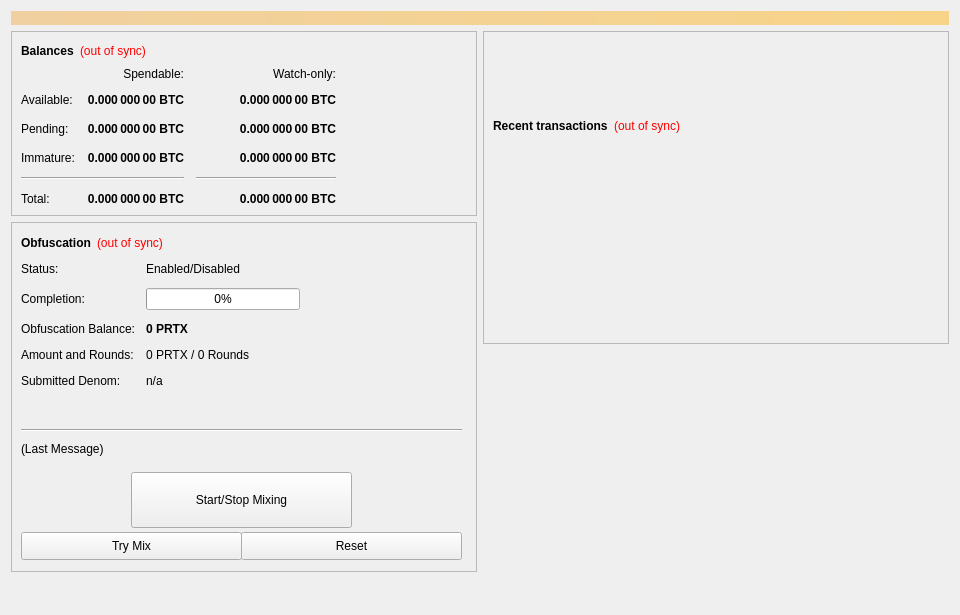
<?xml version="1.0" encoding="UTF-8"?>
<ui version="4.0">
 <class>OverviewPage</class>
 <widget class="QWidget" name="OverviewPage">
  <property name="geometry">
   <rect>
    <x>0</x>
    <y>0</y>
    <width>960</width>
    <height>615</height>
   </rect>
  </property>
  <property name="minimumSize">
   <size>
    <width>960</width>
    <height>0</height>
   </size>
  </property>
  <property name="windowTitle">
   <string>Form</string>
  </property>
  <layout class="QVBoxLayout" name="topLayout">
   <item>
    <widget class="QLabel" name="labelAlerts">
     <property name="visible">
      <bool>false</bool>
     </property>
     <property name="styleSheet">
      <string notr="true">background-color: qlineargradient(x1: 0, y1: 0, x2: 1, y2: 0, stop:0 #F0D0A0, stop:1 #F8D488); color:#000000;</string>
     </property>
     <property name="wordWrap">
      <bool>true</bool>
     </property>
     <property name="margin">
      <number>3</number>
     </property>
    </widget>
   </item>
   <item>
    <layout class="QHBoxLayout" name="horizontalLayout" stretch="1,1">
     <item>
      <layout class="QVBoxLayout" name="verticalLayout_2">
       <item>
        <widget class="QFrame" name="frame">
         <property name="frameShape">
          <enum>QFrame::StyledPanel</enum>
         </property>
         <property name="frameShadow">
          <enum>QFrame::Raised</enum>
         </property>
         <layout class="QVBoxLayout" name="verticalLayout_4">
          <item>
           <layout class="QHBoxLayout" name="horizontalLayout_4">
            <item>
             <widget class="QLabel" name="label_5">
              <property name="font">
               <font>
                <weight>75</weight>
                <bold>true</bold>
               </font>
              </property>
              <property name="text">
               <string>Balances</string>
              </property>
             </widget>
            </item>
            <item>
             <widget class="QLabel" name="labelWalletStatus">
              <property name="cursor">
               <cursorShape>WhatsThisCursor</cursorShape>
              </property>
              <property name="toolTip">
               <string>The displayed information may be out of date. Your wallet automatically synchronizes with the Printex network after a connection is established, but this process has not completed yet.</string>
              </property>
              <property name="styleSheet">
               <string notr="true">QLabel { color: red; }</string>
              </property>
              <property name="text">
               <string notr="true">(out of sync)</string>
              </property>
              <property name="alignment">
               <set>Qt::AlignLeading|Qt::AlignLeft|Qt::AlignVCenter</set>
              </property>
             </widget>
            </item>
            <item>
             <spacer name="horizontalSpacer_3">
              <property name="orientation">
               <enum>Qt::Horizontal</enum>
              </property>
              <property name="sizeHint" stdset="0">
               <size>
                <width>40</width>
                <height>20</height>
               </size>
              </property>
             </spacer>
            </item>
           </layout>
          </item>
          <item>
           <layout class="QGridLayout" name="gridLayout">
            <property name="spacing">
             <number>12</number>
            </property>
            <item row="2" column="2">
             <widget class="QLabel" name="labelWatchPending">
              <property name="font">
               <font>
                <weight>75</weight>
                <bold>true</bold>
               </font>
              </property>
              <property name="cursor">
               <cursorShape>IBeamCursor</cursorShape>
              </property>
              <property name="toolTip">
               <string>Unconfirmed transactions to watch-only addresses</string>
              </property>
              <property name="text">
               <string notr="true">0.000 000 00 BTC</string>
              </property>
              <property name="alignment">
               <set>Qt::AlignRight|Qt::AlignTrailing|Qt::AlignVCenter</set>
              </property>
              <property name="textInteractionFlags">
               <set>Qt::LinksAccessibleByMouse|Qt::TextSelectableByKeyboard|Qt::TextSelectableByMouse</set>
              </property>
             </widget>
            </item>
            <item row="2" column="1">
             <widget class="QLabel" name="labelUnconfirmed">
              <property name="font">
               <font>
                <weight>75</weight>
                <bold>true</bold>
               </font>
              </property>
              <property name="cursor">
               <cursorShape>IBeamCursor</cursorShape>
              </property>
              <property name="toolTip">
               <string>Total of transactions that have yet to be confirmed, and do not yet count toward the spendable balance</string>
              </property>
              <property name="text">
               <string notr="true">0.000 000 00 BTC</string>
              </property>
              <property name="alignment">
               <set>Qt::AlignRight|Qt::AlignTrailing|Qt::AlignVCenter</set>
              </property>
              <property name="textInteractionFlags">
               <set>Qt::LinksAccessibleByMouse|Qt::TextSelectableByKeyboard|Qt::TextSelectableByMouse</set>
              </property>
             </widget>
            </item>
            <item row="3" column="2">
             <widget class="QLabel" name="labelWatchImmature">
              <property name="font">
               <font>
                <weight>75</weight>
                <bold>true</bold>
               </font>
              </property>
              <property name="cursor">
               <cursorShape>IBeamCursor</cursorShape>
              </property>
              <property name="toolTip">
               <string>Staked or masternode rewards in watch-only addresses that has not yet matured</string>
              </property>
              <property name="text">
               <string notr="true">0.000 000 00 BTC</string>
              </property>
              <property name="alignment">
               <set>Qt::AlignRight|Qt::AlignTrailing|Qt::AlignVCenter</set>
              </property>
              <property name="textInteractionFlags">
               <set>Qt::LinksAccessibleByMouse|Qt::TextSelectableByKeyboard|Qt::TextSelectableByMouse</set>
              </property>
             </widget>
            </item>
            <item row="4" column="0" colspan="2">
             <widget class="Line" name="lineSpendableBalance">
              <property name="orientation">
               <enum>Qt::Horizontal</enum>
              </property>
             </widget>
            </item>
            <item row="4" column="2">
             <widget class="Line" name="lineWatchBalance">
              <property name="sizePolicy">
               <sizepolicy hsizetype="Preferred" vsizetype="Fixed">
                <horstretch>0</horstretch>
                <verstretch>0</verstretch>
               </sizepolicy>
              </property>
              <property name="minimumSize">
               <size>
                <width>140</width>
                <height>0</height>
               </size>
              </property>
              <property name="orientation">
               <enum>Qt::Horizontal</enum>
              </property>
             </widget>
            </item>
            <item row="5" column="0">
             <widget class="QLabel" name="labelTotalText">
              <property name="text">
               <string>Total:</string>
              </property>
             </widget>
            </item>
            <item row="3" column="1">
             <widget class="QLabel" name="labelImmature">
              <property name="font">
               <font>
                <weight>75</weight>
                <bold>true</bold>
               </font>
              </property>
              <property name="cursor">
               <cursorShape>IBeamCursor</cursorShape>
              </property>
              <property name="toolTip">
               <string>Staked or masternode rewards that has not yet matured</string>
              </property>
              <property name="text">
               <string notr="true">0.000 000 00 BTC</string>
              </property>
              <property name="alignment">
               <set>Qt::AlignRight|Qt::AlignTrailing|Qt::AlignVCenter</set>
              </property>
              <property name="textInteractionFlags">
               <set>Qt::LinksAccessibleByMouse|Qt::TextSelectableByKeyboard|Qt::TextSelectableByMouse</set>
              </property>
             </widget>
            </item>
            <item row="2" column="3">
             <spacer name="horizontalSpacer_2">
              <property name="orientation">
               <enum>Qt::Horizontal</enum>
              </property>
              <property name="sizeHint" stdset="0">
               <size>
                <width>40</width>
                <height>20</height>
               </size>
              </property>
             </spacer>
            </item>
            <item row="3" column="0">
             <widget class="QLabel" name="labelImmatureText">
              <property name="text">
               <string>Immature:</string>
              </property>
             </widget>
            </item>
            <item row="5" column="1">
             <widget class="QLabel" name="labelTotal">
              <property name="font">
               <font>
                <weight>75</weight>
                <bold>true</bold>
               </font>
              </property>
              <property name="cursor">
               <cursorShape>IBeamCursor</cursorShape>
              </property>
              <property name="toolTip">
               <string>Your current total balance</string>
              </property>
              <property name="text">
               <string notr="true">0.000 000 00 BTC</string>
              </property>
              <property name="alignment">
               <set>Qt::AlignRight|Qt::AlignTrailing|Qt::AlignVCenter</set>
              </property>
              <property name="textInteractionFlags">
               <set>Qt::LinksAccessibleByMouse|Qt::TextSelectableByKeyboard|Qt::TextSelectableByMouse</set>
              </property>
             </widget>
            </item>
            <item row="5" column="2">
             <widget class="QLabel" name="labelWatchTotal">
              <property name="font">
               <font>
                <weight>75</weight>
                <bold>true</bold>
               </font>
              </property>
              <property name="cursor">
               <cursorShape>IBeamCursor</cursorShape>
              </property>
              <property name="toolTip">
               <string>Current total balance in watch-only addresses</string>
              </property>
              <property name="text">
               <string notr="true">0.000 000 00 BTC</string>
              </property>
              <property name="alignment">
               <set>Qt::AlignRight|Qt::AlignTrailing|Qt::AlignVCenter</set>
              </property>
              <property name="textInteractionFlags">
               <set>Qt::LinksAccessibleByMouse|Qt::TextSelectableByKeyboard|Qt::TextSelectableByMouse</set>
              </property>
             </widget>
            </item>
            <item row="0" column="2">
             <widget class="QLabel" name="labelWatchonly">
              <property name="text">
               <string>Watch-only:</string>
              </property>
              <property name="alignment">
               <set>Qt::AlignRight|Qt::AlignTrailing|Qt::AlignVCenter</set>
              </property>
             </widget>
            </item>
            <item row="1" column="0">
             <widget class="QLabel" name="labelBalanceText">
              <property name="text">
               <string>Available:</string>
              </property>
             </widget>
            </item>
            <item row="1" column="1">
             <widget class="QLabel" name="labelBalance">
              <property name="font">
               <font>
                <weight>75</weight>
                <bold>true</bold>
               </font>
              </property>
              <property name="cursor">
               <cursorShape>IBeamCursor</cursorShape>
              </property>
              <property name="toolTip">
               <string>Your current spendable balance</string>
              </property>
              <property name="text">
               <string notr="true">0.000 000 00 BTC</string>
              </property>
              <property name="alignment">
               <set>Qt::AlignRight|Qt::AlignTrailing|Qt::AlignVCenter</set>
              </property>
              <property name="textInteractionFlags">
               <set>Qt::LinksAccessibleByMouse|Qt::TextSelectableByKeyboard|Qt::TextSelectableByMouse</set>
              </property>
             </widget>
            </item>
            <item row="1" column="2">
             <widget class="QLabel" name="labelWatchAvailable">
              <property name="font">
               <font>
                <weight>75</weight>
                <bold>true</bold>
               </font>
              </property>
              <property name="cursor">
               <cursorShape>IBeamCursor</cursorShape>
              </property>
              <property name="toolTip">
               <string>Your current balance in watch-only addresses</string>
              </property>
              <property name="text">
               <string notr="true">0.000 000 00 BTC</string>
              </property>
              <property name="alignment">
               <set>Qt::AlignRight|Qt::AlignTrailing|Qt::AlignVCenter</set>
              </property>
              <property name="textInteractionFlags">
               <set>Qt::LinksAccessibleByMouse|Qt::TextSelectableByKeyboard|Qt::TextSelectableByMouse</set>
              </property>
             </widget>
            </item>
            <item row="2" column="0">
             <widget class="QLabel" name="labelPendingText">
              <property name="text">
               <string>Pending:</string>
              </property>
             </widget>
            </item>
            <item row="0" column="1">
             <widget class="QLabel" name="labelSpendable">
              <property name="text">
               <string>Spendable:</string>
              </property>
              <property name="alignment">
               <set>Qt::AlignRight|Qt::AlignTrailing|Qt::AlignVCenter</set>
              </property>
             </widget>
            </item>
           </layout>
          </item>
         </layout>
        </widget>
       </item>
       <item>
        <widget class="QFrame" name="frameObfuscation">
         <property name="minimumSize">
          <size>
           <width>0</width>
           <height>350</height>
          </size>
         </property>
         <property name="layoutDirection">
          <enum>Qt::LeftToRight</enum>
         </property>
         <property name="frameShape">
          <enum>QFrame::StyledPanel</enum>
         </property>
         <property name="frameShadow">
          <enum>QFrame::Raised</enum>
         </property>
         <widget class="QWidget" name="formLayoutWidget">
          <property name="geometry">
           <rect>
            <x>10</x>
            <y>40</y>
            <width>451</width>
            <height>161</height>
           </rect>
          </property>
          <layout class="QFormLayout" name="formLayout">
           <property name="fieldGrowthPolicy">
            <enum>QFormLayout::AllNonFixedFieldsGrow</enum>
           </property>
           <property name="horizontalSpacing">
            <number>11</number>
           </property>
           <property name="verticalSpacing">
            <number>12</number>
           </property>
           <item row="0" column="0">
            <widget class="QLabel" name="label_6">
             <property name="text">
              <string>Status:</string>
             </property>
            </widget>
           </item>
           <item row="1" column="0">
            <widget class="QLabel" name="label_7">
             <property name="text">
              <string>Completion:</string>
             </property>
            </widget>
           </item>
           <item row="1" column="1">
            <widget class="QProgressBar" name="obfuscationProgress">
             <property name="maximumSize">
              <size>
               <width>154</width>
               <height>16777215</height>
              </size>
             </property>
             <property name="value">
              <number>0</number>
             </property>
            </widget>
           </item>
           <item row="2" column="0">
            <widget class="QLabel" name="labelAnonymizedText">
             <property name="text">
              <string>Obfuscation Balance:</string>
             </property>
            </widget>
           </item>
           <item row="2" column="1">
            <widget class="QLabel" name="labelAnonymized">
             <property name="font">
              <font>
               <weight>75</weight>
               <bold>true</bold>
              </font>
             </property>
             <property name="text">
              <string notr="true">0 PRTX</string>
             </property>
            </widget>
           </item>
           <item row="3" column="0">
            <widget class="QLabel" name="label_8">
             <property name="text">
              <string>Amount and Rounds:</string>
             </property>
            </widget>
           </item>
           <item row="3" column="1">
            <widget class="QLabel" name="labelAmountRounds">
             <property name="text">
              <string>0 PRTX / 0 Rounds</string>
             </property>
            </widget>
           </item>
           <item row="4" column="0">
            <widget class="QLabel" name="label_9">
             <property name="text">
              <string>Submitted Denom:</string>
             </property>
            </widget>
           </item>
           <item row="4" column="1">
            <widget class="QLabel" name="labelSubmittedDenom">
             <property name="toolTip">
              <string>The denominations you submitted to the Masternode.&lt;br&gt;To mix, other users must submit the exact same denominations.</string>
             </property>
             <property name="text">
              <string>n/a</string>
             </property>
            </widget>
           </item>
           <item row="0" column="1">
            <widget class="QLabel" name="obfuscationEnabled">
             <property name="text">
              <string>Enabled/Disabled</string>
             </property>
            </widget>
           </item>
          </layout>
         </widget>
         <widget class="QPushButton" name="runAutoDenom">
          <property name="geometry">
           <rect>
            <x>251</x>
            <y>17</y>
            <width>1</width>
            <height>1</height>
           </rect>
          </property>
          <property name="palette">
           <palette>
            <active>
             <colorrole role="WindowText">
              <brush brushstyle="SolidPattern">
               <color alpha="255">
                <red>0</red>
                <green>0</green>
                <blue>0</blue>
               </color>
              </brush>
             </colorrole>
             <colorrole role="Button">
              <brush brushstyle="SolidPattern">
               <color alpha="255">
                <red>239</red>
                <green>238</green>
                <blue>238</blue>
               </color>
              </brush>
             </colorrole>
             <colorrole role="Light">
              <brush brushstyle="SolidPattern">
               <color alpha="255">
                <red>255</red>
                <green>255</green>
                <blue>255</blue>
               </color>
              </brush>
             </colorrole>
             <colorrole role="Midlight">
              <brush brushstyle="SolidPattern">
               <color alpha="255">
                <red>247</red>
                <green>246</green>
                <blue>246</blue>
               </color>
              </brush>
             </colorrole>
             <colorrole role="Dark">
              <brush brushstyle="SolidPattern">
               <color alpha="255">
                <red>119</red>
                <green>119</green>
                <blue>119</blue>
               </color>
              </brush>
             </colorrole>
             <colorrole role="Mid">
              <brush brushstyle="SolidPattern">
               <color alpha="255">
                <red>159</red>
                <green>159</green>
                <blue>159</blue>
               </color>
              </brush>
             </colorrole>
             <colorrole role="Text">
              <brush brushstyle="SolidPattern">
               <color alpha="255">
                <red>0</red>
                <green>0</green>
                <blue>0</blue>
               </color>
              </brush>
             </colorrole>
             <colorrole role="BrightText">
              <brush brushstyle="SolidPattern">
               <color alpha="255">
                <red>255</red>
                <green>255</green>
                <blue>255</blue>
               </color>
              </brush>
             </colorrole>
             <colorrole role="ButtonText">
              <brush brushstyle="SolidPattern">
               <color alpha="255">
                <red>0</red>
                <green>0</green>
                <blue>0</blue>
               </color>
              </brush>
             </colorrole>
             <colorrole role="Base">
              <brush brushstyle="SolidPattern">
               <color alpha="255">
                <red>255</red>
                <green>255</green>
                <blue>255</blue>
               </color>
              </brush>
             </colorrole>
             <colorrole role="Window">
              <brush brushstyle="SolidPattern">
               <color alpha="255">
                <red>239</red>
                <green>238</green>
                <blue>238</blue>
               </color>
              </brush>
             </colorrole>
             <colorrole role="Shadow">
              <brush brushstyle="SolidPattern">
               <color alpha="255">
                <red>0</red>
                <green>0</green>
                <blue>0</blue>
               </color>
              </brush>
             </colorrole>
             <colorrole role="AlternateBase">
              <brush brushstyle="SolidPattern">
               <color alpha="255">
                <red>247</red>
                <green>246</green>
                <blue>246</blue>
               </color>
              </brush>
             </colorrole>
             <colorrole role="ToolTipBase">
              <brush brushstyle="SolidPattern">
               <color alpha="255">
                <red>255</red>
                <green>255</green>
                <blue>220</blue>
               </color>
              </brush>
             </colorrole>
             <colorrole role="ToolTipText">
              <brush brushstyle="SolidPattern">
               <color alpha="255">
                <red>0</red>
                <green>0</green>
                <blue>0</blue>
               </color>
              </brush>
             </colorrole>
            </active>
            <inactive>
             <colorrole role="WindowText">
              <brush brushstyle="SolidPattern">
               <color alpha="255">
                <red>0</red>
                <green>0</green>
                <blue>0</blue>
               </color>
              </brush>
             </colorrole>
             <colorrole role="Button">
              <brush brushstyle="SolidPattern">
               <color alpha="255">
                <red>239</red>
                <green>238</green>
                <blue>238</blue>
               </color>
              </brush>
             </colorrole>
             <colorrole role="Light">
              <brush brushstyle="SolidPattern">
               <color alpha="255">
                <red>255</red>
                <green>255</green>
                <blue>255</blue>
               </color>
              </brush>
             </colorrole>
             <colorrole role="Midlight">
              <brush brushstyle="SolidPattern">
               <color alpha="255">
                <red>247</red>
                <green>246</green>
                <blue>246</blue>
               </color>
              </brush>
             </colorrole>
             <colorrole role="Dark">
              <brush brushstyle="SolidPattern">
               <color alpha="255">
                <red>119</red>
                <green>119</green>
                <blue>119</blue>
               </color>
              </brush>
             </colorrole>
             <colorrole role="Mid">
              <brush brushstyle="SolidPattern">
               <color alpha="255">
                <red>159</red>
                <green>159</green>
                <blue>159</blue>
               </color>
              </brush>
             </colorrole>
             <colorrole role="Text">
              <brush brushstyle="SolidPattern">
               <color alpha="255">
                <red>0</red>
                <green>0</green>
                <blue>0</blue>
               </color>
              </brush>
             </colorrole>
             <colorrole role="BrightText">
              <brush brushstyle="SolidPattern">
               <color alpha="255">
                <red>255</red>
                <green>255</green>
                <blue>255</blue>
               </color>
              </brush>
             </colorrole>
             <colorrole role="ButtonText">
              <brush brushstyle="SolidPattern">
               <color alpha="255">
                <red>0</red>
                <green>0</green>
                <blue>0</blue>
               </color>
              </brush>
             </colorrole>
             <colorrole role="Base">
              <brush brushstyle="SolidPattern">
               <color alpha="255">
                <red>255</red>
                <green>255</green>
                <blue>255</blue>
               </color>
              </brush>
             </colorrole>
             <colorrole role="Window">
              <brush brushstyle="SolidPattern">
               <color alpha="255">
                <red>239</red>
                <green>238</green>
                <blue>238</blue>
               </color>
              </brush>
             </colorrole>
             <colorrole role="Shadow">
              <brush brushstyle="SolidPattern">
               <color alpha="255">
                <red>0</red>
                <green>0</green>
                <blue>0</blue>
               </color>
              </brush>
             </colorrole>
             <colorrole role="AlternateBase">
              <brush brushstyle="SolidPattern">
               <color alpha="255">
                <red>247</red>
                <green>246</green>
                <blue>246</blue>
               </color>
              </brush>
             </colorrole>
             <colorrole role="ToolTipBase">
              <brush brushstyle="SolidPattern">
               <color alpha="255">
                <red>255</red>
                <green>255</green>
                <blue>220</blue>
               </color>
              </brush>
             </colorrole>
             <colorrole role="ToolTipText">
              <brush brushstyle="SolidPattern">
               <color alpha="255">
                <red>0</red>
                <green>0</green>
                <blue>0</blue>
               </color>
              </brush>
             </colorrole>
            </inactive>
            <disabled>
             <colorrole role="WindowText">
              <brush brushstyle="SolidPattern">
               <color alpha="255">
                <red>119</red>
                <green>119</green>
                <blue>119</blue>
               </color>
              </brush>
             </colorrole>
             <colorrole role="Button">
              <brush brushstyle="SolidPattern">
               <color alpha="255">
                <red>239</red>
                <green>238</green>
                <blue>238</blue>
               </color>
              </brush>
             </colorrole>
             <colorrole role="Light">
              <brush brushstyle="SolidPattern">
               <color alpha="255">
                <red>255</red>
                <green>255</green>
                <blue>255</blue>
               </color>
              </brush>
             </colorrole>
             <colorrole role="Midlight">
              <brush brushstyle="SolidPattern">
               <color alpha="255">
                <red>247</red>
                <green>246</green>
                <blue>246</blue>
               </color>
              </brush>
             </colorrole>
             <colorrole role="Dark">
              <brush brushstyle="SolidPattern">
               <color alpha="255">
                <red>119</red>
                <green>119</green>
                <blue>119</blue>
               </color>
              </brush>
             </colorrole>
             <colorrole role="Mid">
              <brush brushstyle="SolidPattern">
               <color alpha="255">
                <red>159</red>
                <green>159</green>
                <blue>159</blue>
               </color>
              </brush>
             </colorrole>
             <colorrole role="Text">
              <brush brushstyle="SolidPattern">
               <color alpha="255">
                <red>119</red>
                <green>119</green>
                <blue>119</blue>
               </color>
              </brush>
             </colorrole>
             <colorrole role="BrightText">
              <brush brushstyle="SolidPattern">
               <color alpha="255">
                <red>255</red>
                <green>255</green>
                <blue>255</blue>
               </color>
              </brush>
             </colorrole>
             <colorrole role="ButtonText">
              <brush brushstyle="SolidPattern">
               <color alpha="255">
                <red>119</red>
                <green>119</green>
                <blue>119</blue>
               </color>
              </brush>
             </colorrole>
             <colorrole role="Base">
              <brush brushstyle="SolidPattern">
               <color alpha="255">
                <red>239</red>
                <green>238</green>
                <blue>238</blue>
               </color>
              </brush>
             </colorrole>
             <colorrole role="Window">
              <brush brushstyle="SolidPattern">
               <color alpha="255">
                <red>239</red>
                <green>238</green>
                <blue>238</blue>
               </color>
              </brush>
             </colorrole>
             <colorrole role="Shadow">
              <brush brushstyle="SolidPattern">
               <color alpha="255">
                <red>0</red>
                <green>0</green>
                <blue>0</blue>
               </color>
              </brush>
             </colorrole>
             <colorrole role="AlternateBase">
              <brush brushstyle="SolidPattern">
               <color alpha="255">
                <red>239</red>
                <green>238</green>
                <blue>238</blue>
               </color>
              </brush>
             </colorrole>
             <colorrole role="ToolTipBase">
              <brush brushstyle="SolidPattern">
               <color alpha="255">
                <red>255</red>
                <green>255</green>
                <blue>220</blue>
               </color>
              </brush>
             </colorrole>
             <colorrole role="ToolTipText">
              <brush brushstyle="SolidPattern">
               <color alpha="255">
                <red>0</red>
                <green>0</green>
                <blue>0</blue>
               </color>
              </brush>
             </colorrole>
            </disabled>
           </palette>
          </property>
          <property name="focusPolicy">
           <enum>Qt::NoFocus</enum>
          </property>
          <property name="autoFillBackground">
           <bool>true</bool>
          </property>
          <property name="text">
           <string/>
          </property>
          <property name="flat">
           <bool>true</bool>
          </property>
         </widget>
         <widget class="QPushButton" name="toggleObfuscation">
          <property name="geometry">
           <rect>
            <x>120</x>
            <y>250</y>
            <width>221</width>
            <height>56</height>
           </rect>
          </property>
          <property name="sizePolicy">
           <sizepolicy hsizetype="MinimumExpanding" vsizetype="Fixed">
            <horstretch>0</horstretch>
            <verstretch>0</verstretch>
           </sizepolicy>
          </property>
          <property name="text">
           <string>Start/Stop Mixing</string>
          </property>
         </widget>
         <widget class="Line" name="lineLastMessage">
          <property name="geometry">
           <rect>
            <x>10</x>
            <y>200</y>
            <width>441</width>
            <height>16</height>
           </rect>
          </property>
          <property name="orientation">
           <enum>Qt::Horizontal</enum>
          </property>
         </widget>
         <widget class="QLabel" name="obfuscationStatus">
          <property name="geometry">
           <rect>
            <x>10</x>
            <y>220</y>
            <width>451</width>
            <height>61</height>
           </rect>
          </property>
          <property name="minimumSize">
           <size>
            <width>288</width>
            <height>43</height>
           </size>
          </property>
          <property name="text">
           <string>(Last Message)</string>
          </property>
          <property name="alignment">
           <set>Qt::AlignLeading|Qt::AlignLeft|Qt::AlignTop</set>
          </property>
          <property name="wordWrap">
           <bool>true</bool>
          </property>
         </widget>
         <widget class="QPushButton" name="obfuscationAuto">
          <property name="geometry">
           <rect>
            <x>10</x>
            <y>310</y>
            <width>221</width>
            <height>28</height>
           </rect>
          </property>
          <property name="sizePolicy">
           <sizepolicy hsizetype="MinimumExpanding" vsizetype="Fixed">
            <horstretch>0</horstretch>
            <verstretch>0</verstretch>
           </sizepolicy>
          </property>
          <property name="toolTip">
           <string>Try to manually submit a Obfuscation request.</string>
          </property>
          <property name="text">
           <string>Try Mix</string>
          </property>
         </widget>
         <widget class="QPushButton" name="obfuscationReset">
          <property name="geometry">
           <rect>
            <x>230</x>
            <y>310</y>
            <width>221</width>
            <height>28</height>
           </rect>
          </property>
          <property name="sizePolicy">
           <sizepolicy hsizetype="MinimumExpanding" vsizetype="Fixed">
            <horstretch>0</horstretch>
            <verstretch>0</verstretch>
           </sizepolicy>
          </property>
          <property name="toolTip">
           <string>Reset the current status of Obfuscation (can interrupt Obfuscation if it's in the process of Mixing, which can cost you money!)</string>
          </property>
          <property name="autoFillBackground">
           <bool>false</bool>
          </property>
          <property name="text">
           <string>Reset</string>
          </property>
         </widget>
         <widget class="QWidget" name="layoutWidget">
          <property name="geometry">
           <rect>
            <x>10</x>
            <y>10</y>
            <width>431</width>
            <height>22</height>
           </rect>
          </property>
          <layout class="QHBoxLayout" name="horizontalLayout_5">
           <item>
            <widget class="QLabel" name="label_2">
             <property name="font">
              <font>
               <weight>75</weight>
               <bold>true</bold>
              </font>
             </property>
             <property name="text">
              <string>Obfuscation</string>
             </property>
            </widget>
           </item>
           <item>
            <widget class="QLabel" name="labelObfuscationSyncStatus">
             <property name="toolTip">
              <string>The displayed information may be out of date. Your wallet automatically synchronizes with the Printex network after a connection is established, but this process has not completed yet.</string>
             </property>
             <property name="styleSheet">
              <string notr="true">QLabel { color: red; }</string>
             </property>
             <property name="text">
              <string notr="true">(out of sync)</string>
             </property>
             <property name="alignment">
              <set>Qt::AlignLeading|Qt::AlignLeft|Qt::AlignVCenter</set>
             </property>
            </widget>
           </item>
           <item>
            <spacer name="horizontalSpacer_4">
             <property name="orientation">
              <enum>Qt::Horizontal</enum>
             </property>
             <property name="sizeHint" stdset="0">
              <size>
               <width>40</width>
               <height>20</height>
              </size>
             </property>
            </spacer>
           </item>
          </layout>
         </widget>
        </widget>
       </item>
       <item>
        <spacer name="verticalSpacer">
         <property name="orientation">
          <enum>Qt::Vertical</enum>
         </property>
         <property name="sizeHint" stdset="0">
          <size>
           <width>20</width>
           <height>40</height>
          </size>
         </property>
        </spacer>
       </item>
      </layout>
     </item>
     <item>
      <layout class="QVBoxLayout" name="verticalLayout_3">
       <item>
        <widget class="QFrame" name="frame_2">
         <property name="frameShape">
          <enum>QFrame::StyledPanel</enum>
         </property>
         <property name="frameShadow">
          <enum>QFrame::Raised</enum>
         </property>
         <layout class="QVBoxLayout" name="verticalLayout">
          <item>
           <spacer name="verticalSpacer_3">
            <property name="orientation">
             <enum>Qt::Vertical</enum>
            </property>
            <property name="sizeType">
             <enum>QSizePolicy::Fixed</enum>
            </property>
            <property name="sizeHint" stdset="0">
             <size>
              <width>20</width>
              <height>75</height>
             </size>
            </property>
           </spacer>
          </item>
          <item>
           <layout class="QHBoxLayout" name="horizontalLayout_2">
            <item>
             <widget class="QLabel" name="label_4">
              <property name="font">
               <font>
                <weight>75</weight>
                <bold>true</bold>
               </font>
              </property>
              <property name="text">
               <string>Recent transactions</string>
              </property>
             </widget>
            </item>
            <item>
             <widget class="QLabel" name="labelTransactionsStatus">
              <property name="cursor">
               <cursorShape>WhatsThisCursor</cursorShape>
              </property>
              <property name="toolTip">
               <string>The displayed information may be out of date. Your wallet automatically synchronizes with the Printex network after a connection is established, but this process has not completed yet.</string>
              </property>
              <property name="styleSheet">
               <string notr="true">QLabel { color: red; }</string>
              </property>
              <property name="text">
               <string notr="true">(out of sync)</string>
              </property>
              <property name="alignment">
               <set>Qt::AlignRight|Qt::AlignTrailing|Qt::AlignVCenter</set>
              </property>
             </widget>
            </item>
            <item>
             <spacer name="horizontalSpacer">
              <property name="orientation">
               <enum>Qt::Horizontal</enum>
              </property>
              <property name="sizeHint" stdset="0">
               <size>
                <width>40</width>
                <height>20</height>
               </size>
              </property>
             </spacer>
            </item>
           </layout>
          </item>
          <item>
           <widget class="QListView" name="listTransactions">
            <property name="styleSheet">
             <string notr="true">QListView { background: transparent; }</string>
            </property>
            <property name="frameShape">
             <enum>QFrame::NoFrame</enum>
            </property>
            <property name="verticalScrollBarPolicy">
             <enum>Qt::ScrollBarAlwaysOff</enum>
            </property>
            <property name="horizontalScrollBarPolicy">
             <enum>Qt::ScrollBarAlwaysOff</enum>
            </property>
            <property name="selectionMode">
             <enum>QAbstractItemView::NoSelection</enum>
            </property>
           </widget>
          </item>
         </layout>
        </widget>
       </item>
       <item>
        <spacer name="verticalSpacer_2">
         <property name="orientation">
          <enum>Qt::Vertical</enum>
         </property>
         <property name="sizeType">
          <enum>QSizePolicy::Expanding</enum>
         </property>
         <property name="sizeHint" stdset="0">
          <size>
           <width>20</width>
           <height>40</height>
          </size>
         </property>
        </spacer>
       </item>
      </layout>
     </item>
    </layout>
   </item>
  </layout>
 </widget>
 <resources/>
 <connections/>
</ui>
